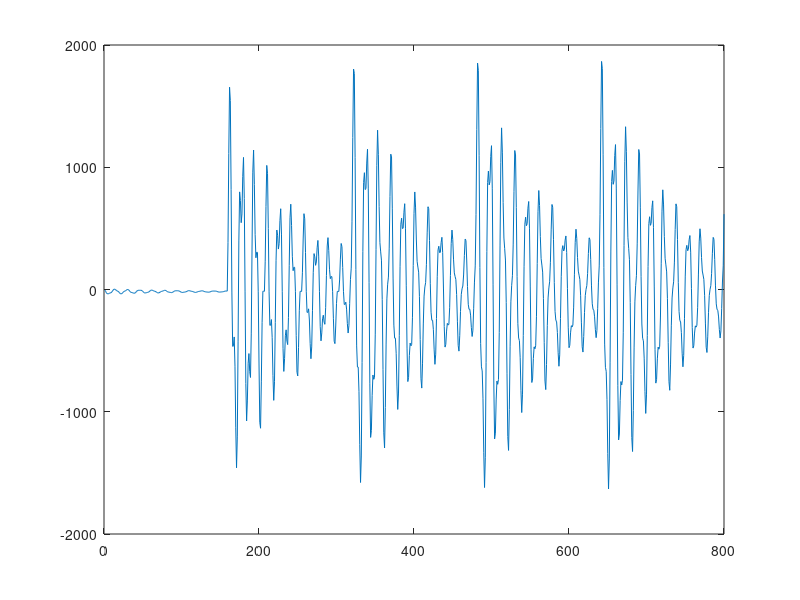

Here is the MATLAB script that generated this plot:
% flat.m
% David Rowe Feb 2019
%
% Generates a spectally flat synthestic signal for testing LPCNet
% amplitude estimation

Fs=16000;   % sample rate
F0=100;     % pitch in Hz
L=(Fs/2)/F0 % number of harmonics
A=10;       % amplitude of each harmonic
N=Fs;

s = zeros(1,N);
for m=1:L
  s += A*cos(2*pi*m*F0*(1:N)/Fs);     
end

% simulate a couple of formants

w1=pi/8; beta1=0.99;
a1 = [1 -2*beta1*cos(w1) beta1*beta1];
s = filter(1,a1,s);
w2=pi/3; beta2=0.99;
a2 = [1 -2*beta2*cos(w2) beta2*beta2];
s = filter(0.5,a2,s);

figure(1); clf;
plot(s(1:800));

f=fopen("flat.s16", "wb");
fwrite(f, s, 'int16');
fclose(f);

